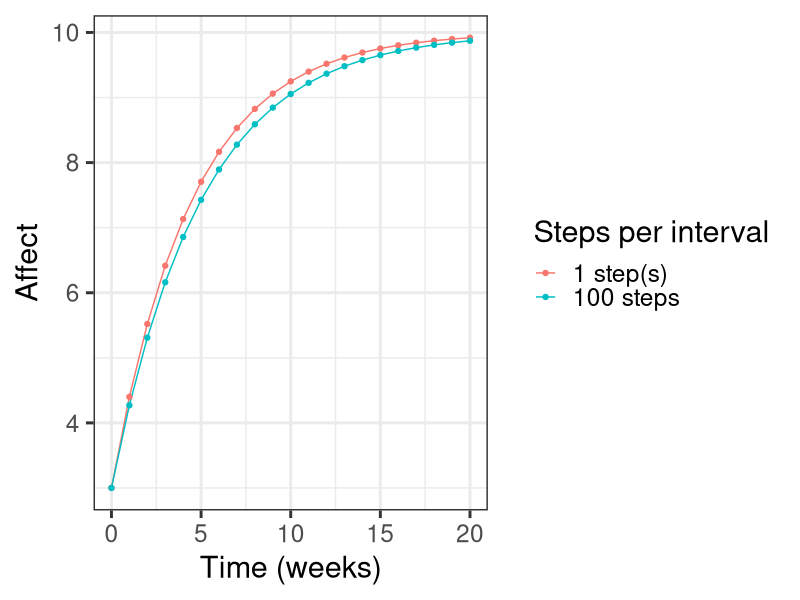
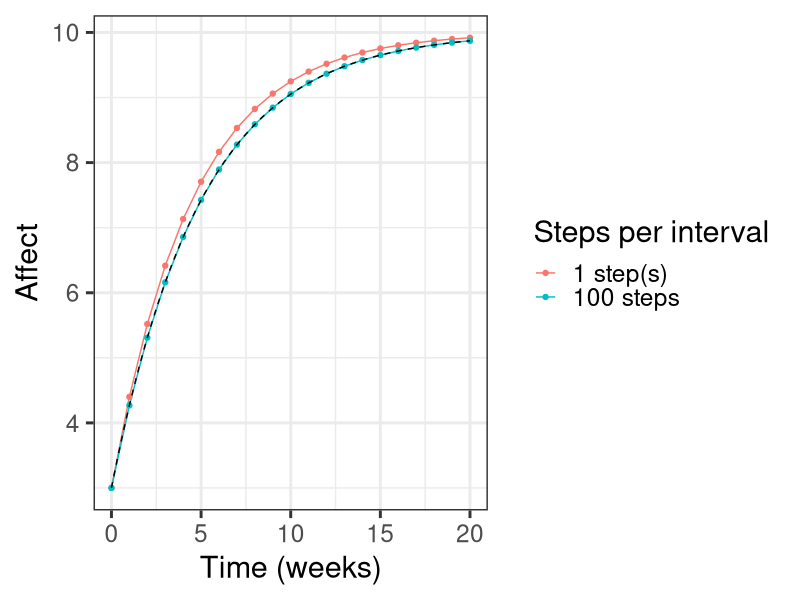

Write the R code that produced these figures, in order.
library(ggplot2)

times <- seq(from = 0, to = 20, by = 1) #generate sequence of time points when subjects are measured
A <- -.2 #continuous time state dependence
B <- 2 #continuous intercept
initialAffect <- 3 #affect at the first time point

simulateAffect <- function(Nsteps){ #function to simulate affect, given the number of steps between observations
  Nobs <- length(times) #number of observations per subject
  Affect <- rep(NA, Nobs) #create empty affect vector
  for(i in 1:Nobs){ #for each time point
    if(i == 1) Affect[i] <- initialAffect #if first time point, set to initial affect
    else{ #compute new affect state by taking a sequence of small steps in time
      AffectState <- Affect[i-1] #initialise with state at previous time point
      dt <- (times[i] - times[i-1]) / Nsteps #size of each small time step
      for(stepi in 1:Nsteps){ #take Nsteps in time between each observation
        dAffect <- A*AffectState + B #compute slope of affect at earlier time point
        AffectState <- AffectState + dAffect * dt #update state using slope and time step
      }
      Affect[i] <- AffectState #store state reached at this time point
    }
  }
  Affect #return the simulated affect vector
}

fewSteps <- 1 #number of steps for the coarse approximation
manySteps <- 100 #number of steps for the fine approximation (increased precision)

plotData <- rbind( #combine both simulations into one data frame
  data.frame(Time = times, Affect = simulateAffect(fewSteps), #coarse approximation
             Approximation = paste(fewSteps, "step(s)")), #label for the legend
  data.frame(Time = times, Affect = simulateAffect(manySteps), #fine approximation
             Approximation = paste(manySteps, "steps")) #label for the legend
)

p1 = ggplot(plotData, # Plot the data
            aes(x = Time, y = Affect, colour = Approximation)) + #colour lines by approximation
  geom_line() + #draw lines
  geom_point() + #draw points at observed time points
  theme_bw(base_size = 22) + #clean theme with large text
  labs(x = "Time (weeks)", y = "Affect", colour = "Steps per interval") #axis and legend labels
p1 #show plot

# add exact trajectory as dashed black line
p1 + stat_function(fun = function(t) -B/A + (initialAffect + B/A) * exp(A * t),
                   colour = "black", linetype = "dashed")
